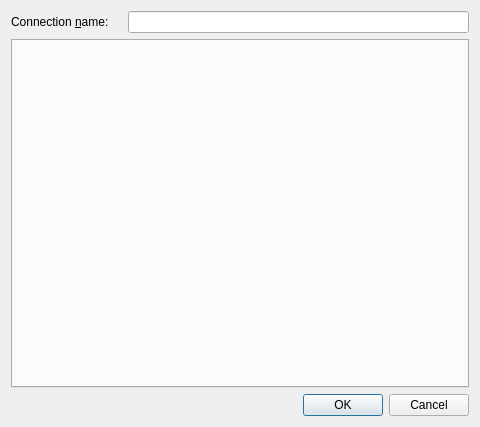
<?xml version="1.0" encoding="UTF-8"?>
<ui version="4.0">
 <class>ConnectionDetailEditor</class>
 <widget class="QDialog" name="ConnectionDetailEditor">
  <property name="geometry">
   <rect>
    <x>0</x>
    <y>0</y>
    <width>480</width>
    <height>427</height>
   </rect>
  </property>
  <property name="windowTitle">
   <string>Dialog</string>
  </property>
  <layout class="QGridLayout" name="gridLayout">
   <item row="0" column="0">
    <widget class="QLabel" name="label">
     <property name="text">
      <string>Connection &amp;name:</string>
     </property>
     <property name="buddy">
      <cstring>connectionName</cstring>
     </property>
    </widget>
   </item>
   <item row="0" column="1" colspan="2">
    <widget class="KLineEdit" name="connectionName"/>
   </item>
   <item row="1" column="0" colspan="3">
    <widget class="KTabWidget" name="tabWidget">
     <property name="currentIndex">
      <number>-1</number>
     </property>
    </widget>
   </item>
   <item row="2" column="0" colspan="2">
    <spacer name="horizontalSpacer">
     <property name="orientation">
      <enum>Qt::Horizontal</enum>
     </property>
     <property name="sizeHint" stdset="0">
      <size>
       <width>228</width>
       <height>20</height>
      </size>
     </property>
    </spacer>
   </item>
   <item row="2" column="2">
    <widget class="QDialogButtonBox" name="buttonBox">
     <property name="orientation">
      <enum>Qt::Horizontal</enum>
     </property>
     <property name="standardButtons">
      <set>QDialogButtonBox::Cancel|QDialogButtonBox::Ok</set>
     </property>
    </widget>
   </item>
  </layout>
 </widget>
 <customwidgets>
  <customwidget>
   <class>KLineEdit</class>
   <extends>QLineEdit</extends>
   <header>klineedit.h</header>
  </customwidget>
  <customwidget>
   <class>KTabWidget</class>
   <extends>QTabWidget</extends>
   <header>ktabwidget.h</header>
  </customwidget>
 </customwidgets>
 <tabstops>
  <tabstop>connectionName</tabstop>
  <tabstop>tabWidget</tabstop>
  <tabstop>buttonBox</tabstop>
 </tabstops>
 <resources/>
 <connections>
  <connection>
   <sender>buttonBox</sender>
   <signal>accepted()</signal>
   <receiver>ConnectionDetailEditor</receiver>
   <slot>accept()</slot>
   <hints>
    <hint type="sourcelabel">
     <x>248</x>
     <y>254</y>
    </hint>
    <hint type="destinationlabel">
     <x>157</x>
     <y>274</y>
    </hint>
   </hints>
  </connection>
  <connection>
   <sender>buttonBox</sender>
   <signal>rejected()</signal>
   <receiver>ConnectionDetailEditor</receiver>
   <slot>reject()</slot>
   <hints>
    <hint type="sourcelabel">
     <x>316</x>
     <y>260</y>
    </hint>
    <hint type="destinationlabel">
     <x>286</x>
     <y>274</y>
    </hint>
   </hints>
  </connection>
 </connections>
</ui>
